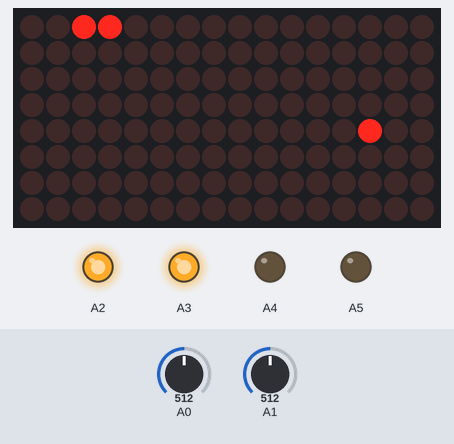
A sketch run on a simulated Arduino Uno, built with avr-gcc and run on an emulated ATmega328P. On the bench: 16×8 LED matrix, output pins drawn as LEDs (lit = HIGH). The inputs (shaded band) are chosen by the test bench; at power-on: A0 = 512, A1 = 512. Random numbers use the default seed unless the sketch sets one.

Above: at 1.3 s.
1.4 s: A0 set to 36
4.4 s: A0 set to 29
At 6.9 s:
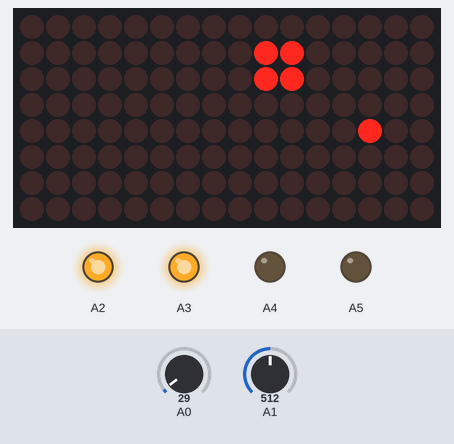
7.4 s: A1 set to 35
9.2 s: A1 set to 28
At 10.4 s:
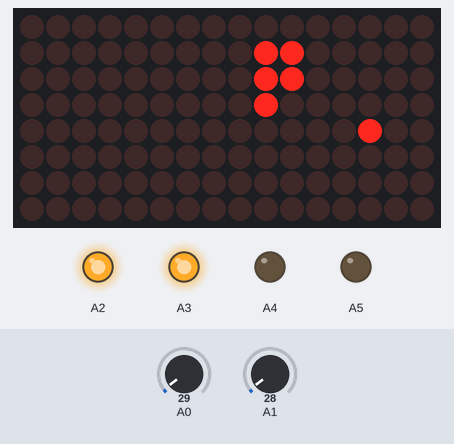
12.2 s: A0 set to 122
At 14.4 s:
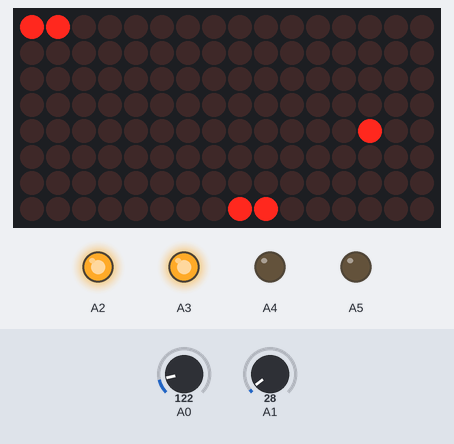
15.2 s: A1 set to 122
At 16.5 s:
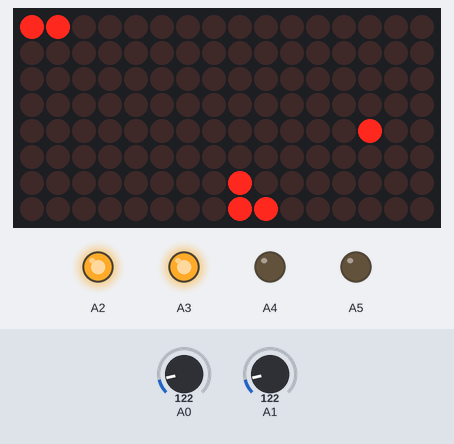
Timing chart, 0 to 18.2 s (numbered marks = the images above; inputs shaded):
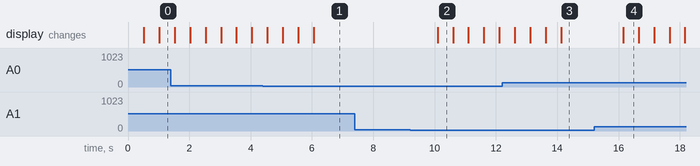

Measured:
- the behaviour switches between 32 and 31 on A0 (found by bisection; images 0 and 1)
- the behaviour switches between 32 and 31 on A1 (found by bisection; images 1 and 2)
- after the input at 7.4 s, every drawn part: stays the same
- after the input at 9.2 s, the display: changes after 0.90 s (image 2)
- after the input at 15.2 s, the display: changes after 0.95 s (image 4)
- what the display in image 2 shows lasts 0.5 s, from 10.1 s to 10.6 s

The sketch:

trabalhosimoes.ino
```cpp
#include <LedControl.h>

#define UP 0
#define RIGHT 1
#define DOWN 2
#define LEFT 3

int DIN = 10;
int CS = 9;
int CLK = 8;
int ESQUERDA = 11;
int DIREITA = 12;

LedControl lc = LedControl(DIN, CLK, CS, 2);

int snake_len = 4;
byte screen[16][8] = {0};
int snake[128][2] = {{3,2}, {3,3}, {3,4}, {3,5}};
int direction = LEFT;
int apple[2];
bool ate_apple = false;

void displayMatrix(byte matrix[16][8]) {
  byte row, b;
  int i, j;
  for (i = 0; i < 16; i++) {
    b = 1;
    row = 0;
    for (j = 0; j < 8; j++) {
      row += b * matrix[i][j];
      b *= 2;
    }
    lc.setRow(i/8, i%8, row);
  }
}

void move_snake() {
  int i;
  int last_len = snake_len-1;
  if (!ate_apple) {
    for (i = 0; i < last_len; i++) {
      snake[i][0] = snake[i+1][0];
      snake[i][1] = snake[i+1][1];
    }
  } else {
    snake_len++;
    ate_apple = false;
  }

  switch (direction) {
    case UP:
      snake[snake_len-1][1] = snake[last_len][1]-1;
      snake[snake_len-1][0] = snake[last_len][0];
      break;
    case RIGHT:
      snake[snake_len-1][0] = snake[last_len][0]+1;
      snake[snake_len-1][1] = snake[last_len][1];
      break;
    case DOWN:
      snake[snake_len-1][1] = snake[last_len][1]+1;
      snake[snake_len-1][0] = snake[last_len][0];
      break;
    case LEFT:
      snake[snake_len-1][0] = snake[last_len][0]-1;
      snake[snake_len-1][1] = snake[last_len][1];
      break;
  }

  // loop pela tela
  if (snake[snake_len-1][0] == 16) {
    snake[snake_len-1][0] = 0;
  }
  if (snake[snake_len-1][0] == -1) {
    snake[snake_len-1][0] = 15;
  }
  if (snake[snake_len-1][1] == 8) {
    snake[snake_len-1][1] = 0;
  }
  if (snake[snake_len-1][1] == -1) {
    snake[snake_len-1][1] = 7;
  }

  if (snake[snake_len-1][0] == apple[0] && snake[snake_len-1][1] == apple[1]) {
    eat_apple();
  }
}

bool is_snake(int pos[2]) {
  int i;
  bool is = false;
  for (i = 0; i < snake_len; i++) {
    if (snake[i][0] = pos[0] && snake[i][1] == pos[1]) {
      is = true;
    }
  }
  return is;
}

void eat_apple() {
  ate_apple = 1;
  apple[0] = random(16);
  apple[1] = random(8);
  while (is_snake(apple) && snake_len < 128) {
    apple[0] = random(16);
    apple[1] = random(8);
  }
}

void update_screen() {
  int i, j;
  for (i = 0; i < 16; i++) {
    for (j = 0; j < 8; j++) {
      screen[i][j] = 0;
    }
  }
  for (i = 0; i < snake_len; i++) {
    screen[snake[i][0]][snake[i][1]] = 1;
  }

  screen[apple[0]][apple[1]] = 1;
}

void setup() {
  pinMode(A5, OUTPUT);
  pinMode(A4, OUTPUT);
  pinMode(A3, OUTPUT);
  pinMode(A2, OUTPUT);
  pinMode(A1, INPUT);
  pinMode(A0, INPUT);

  analogWrite(A5, 0);
  analogWrite(A4, 0);
  analogWrite(A3, 255);
  analogWrite(A2, 255);

  randomSeed(0x512035);

  lc.shutdown(0, false);
  lc.setIntensity(0, 15);
  lc.clearDisplay(0);
  lc.shutdown(1, false);
  lc.setIntensity(1, 15);
  lc.clearDisplay(1);

  apple[0] = 1;
  apple[1] = 5;

  int i;
  for (i = 0; i < snake_len; i++) {
      screen[snake[i][0]][snake[i][1]] = 1;
  }
}

void loop() {
  int i = 0;
  while (1) {
    if (analogRead(A1) < 32) {
      direction = (direction + 1) % 4;
    }
    if (analogRead(A0) < 32) {
      direction = (direction + 3) % 4;
    }
    displayMatrix(screen);
    move_snake();
    update_screen();
    delay(500);
    i++;
  }
}
```
